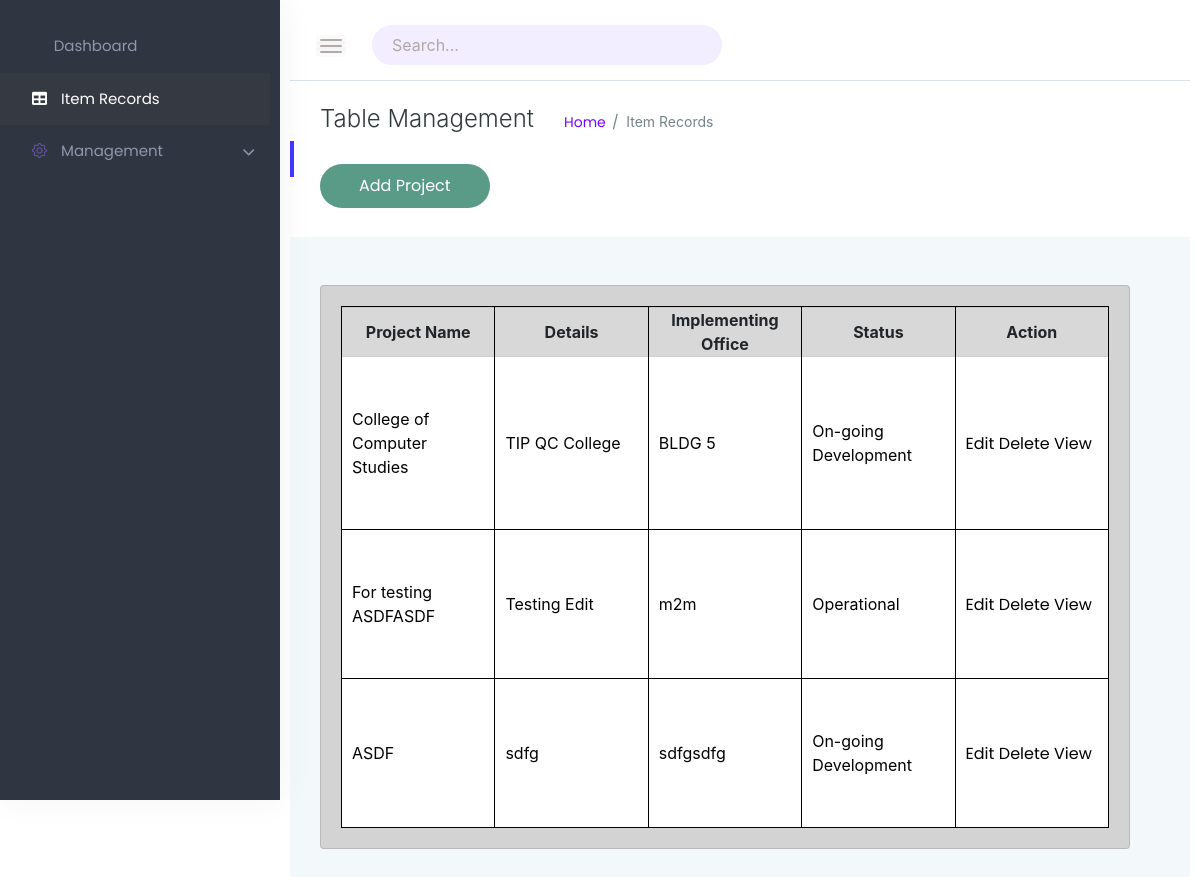
The page /table.php (signed in) on the database as committed earlier.
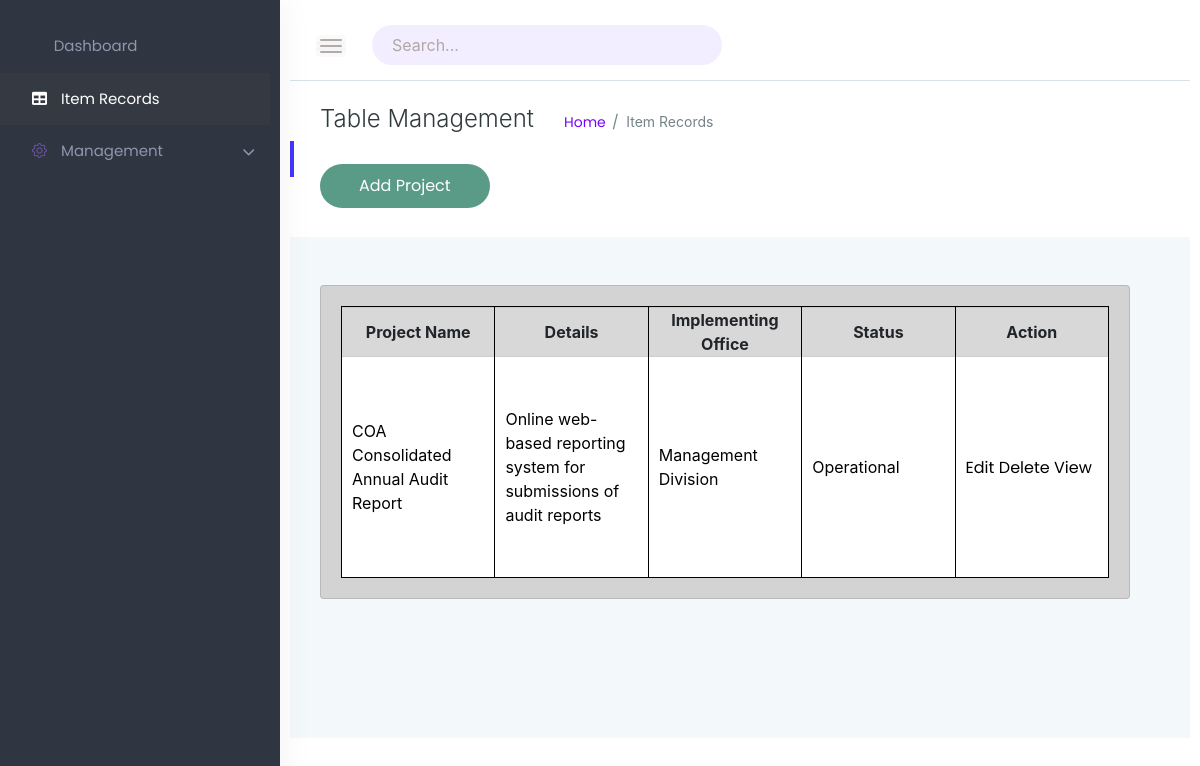
The same page on the database as committed later.
### tables this page shows
CREATE TABLE `products` (
  `product_id` int(11) NOT NULL,
  `product_name` varchar(255) NOT NULL,
  `product_sname` varchar(255) NOT NULL,
  `details` varchar(255) NOT NULL,
  `implementing_office` varchar(255) NOT NULL,
  `dev_mode` varchar(255) NOT NULL,
  `developer` varchar(255) NOT NULL,
  `frontend` varchar(255) NOT NULL,
  `backend` varchar(255) NOT NULL,
  `status` varchar(255) NOT NULL,
  `remarks` varchar(255) NOT NULL,
  `serverhid` varchar(255) NOT NULL,
  `IsDeleted` int(11) NOT NULL DEFAULT 0
);

### table.php (the view, shortened to what this page needs)
<!doctype html>
<html class="no-js" lang="en">
<head>
    <link rel="stylesheet" href="https://cdn.jsdelivr.net/npm/bootstrap-icons@1.7.2/font/bootstrap-icons.css">
    <link rel="stylesheet" href="assets/css/bootstrap.min.css">
    <link rel="stylesheet" href="assets/css/font-awesome.min.css">
    <link rel="stylesheet" href="assets/css/themify-icons.css">
    <link rel="stylesheet" href="assets/css/metisMenu.css">
    <link rel="stylesheet" href="assets/css/owl.carousel.min.css">
    <link rel="stylesheet" href="assets/css/slicknav.min.css">
    <link rel="stylesheet" href="https://cdn.jsdelivr.net/npm/bootstrap-icons@1.7.2/font/bootstrap-icons.css">
    <link rel="stylesheet" href="https://www.amcharts.com/lib/3/plugins/export/export.css" type="text/css" media="all" />
    <link rel="stylesheet" href="assets/css/typography.css">
    <link rel="stylesheet" href="assets/css/default-css.css">
    <link rel="stylesheet" href="assets/css/styles.css">
    <link rel="stylesheet" href="assets/css/responsive.css">
	<link rel="stylesheet" href="https://use.fontawesome.com/releases/v5.3.1/css/all.css">
</head>
<body>
    <div class="page-container">
        <div class="sidebar-menu">
            <div class="main-menu">
                <div class="menu-inner">
                    <nav>
                        <ul class="metismenu" id="menu">
                            <li>
                                <a href="index.php" aria-expanded="true"><i class="ti-dashboard"></i><span>dashboard</span></a>
                            </li>
                            <li class="active">
                                <a href="table.php" aria-expanded="true"><i class="fa fa-table"></i>
                                    <span>Item Records</span></a>
                            </li>
                            <li>
                                <a href="table.php" aria-expanded="true"><i class="bi bi-gear"></i>
                                    <span>Management</span></a>
                            </li>
                        </ul>
                    </nav>
                </div>
            </div>
        </div>
        <div class="main-content">
            <div class="header-area">
                <div class="row align-items-center">
                    <div class="col-md-6 col-sm-8 clearfix">
                        <div class="nav-btn pull-left">
                            <span></span>
                            <span></span>
                            <span></span>
                        </div>
                        <div class="search-box pull-left">
                            <form action="#">
                                <input type="text" name="search" placeholder="Search..." required>
                                <i class="ti-search"></i>
                            </form>
                        </div>
                    </div>
                    <div class="col-md-6 col-sm-4 clearfix">
                    </div>
                </div>
            </div>
            <div class="page-title-area">
                <div class="row align-items-center">
                    <div class="col-sm-6">
                        <div class="breadcrumbs-area clearfix">
                            <br>
                            <h4 class="page-title pull-left">Table Management</h4>
                            <ul class="breadcrumbs pull-left">
                                <li><a href="index.php">Home</a></li>
                                <li><span>Item Records</span></li>
                            </ul>
                        </div>
                        <a href="addproject.php" class="button-submit">Add Project</a>
                        <br><br>
                    </div>
                </div>
            </div>
            <div style="background-color: transparent;">
            <div class="main-content-inner">
                <div class="row">
                    <div class="col-lg-6 mt-5">
                        <div class="card">
                            <div class="card-body">
                                <div class="single-table" style="border-top: 0.5px solid black">
                                    <div class="table-responsive">
                                        <table class="table text-dark text-center">
                                            <thead class="text-uppercase">
                                                <tr class="table-active">
                                                    <?php
$mysqli = mysqli_connect('localhost', 'root', '', 'inventorymanagement');
$columns = array('product_id');
$column = isset($_GET['column']) && in_array($_GET['column'], $columns) ? $_GET['column'] : $columns[0];
$sort_order = isset($_GET['order']) && strtolower($_GET['order']) == 'desc' ? 'DESC' : 'ASC';
if ($result = $mysqli->query('SELECT * FROM products WHERE IsDeleted = 0 ORDER BY ' .  $column . ' ' . $sort_order)) {
	?>
	<!DOCTYPE html>
	<html>
		<head>
			<link rel="stylesheet" href="https://use.fontawesome.com/releases/v5.3.1/css/all.css">
		</head>
		<body>
			<table >
				<tr >
                    <th scope="col">Project Name</th>
                    <th scope="col">Details</th>
                    <th style="size:55px" scope="col">Implementing Office</th>
                    <th scope="col">Status</th>
                    <th scope="col">Action</th>
                </tr>
                <?php while ($row = $result->fetch_assoc()): ?>
				<tr>
                <td><?php echo $row["product_name"] ?></td>
                      <td><?php echo $row["details"]  ?></td>
                      <td><?php echo $row["implementing_office"] ?></td>
                      <td><?php echo $row["status"]  ?></td>
                      <td> <a href="up"Edit</a><a style="color: black; " href="edit.php?id=<?php echo $row["product_id"] ?>">Edit</a> <a href="up"Edit</a><a onclick='javascipt:confirmationDelete($(this));return false;' style="color: black;" href="delete.php?id=<?php echo $row["product_id"] ?>">Delete</a><a style="color: black;" href="read.php?id=<?php echo $row["product_id"] ?>"> View</a></td>
				</tr>
				<?php endwhile; ?>
			</table>
		</body>
	</html>
	<?php
}
?>
<html>
<head>
	<link rel="stylesheet" type="text/css" href="styles.css">
	<link rel="stylesheet" href="https://maxcdn.bootstrapcdn.com/bootstrap/4.0.0-alpha.6/css/bootstrap.min.css">
</head>
</html>
    </div>
</body>
</html>

### assets/css/styles.css (style rules this page uses)
.page-container { width: 100%; height: 100%; min-height: 100vh; padding-left: 280px; -webkit-transition: padding-left 0.3s ease 0s; transition: padding-left 0.3s ease 0s; }
.card { border: none; border-radius: 4px; background-color: #fff; -webkit-transition: all 0.3s ease 0s; transition: all 0.3s ease 0s; }
.card-body { padding: 25.6px; padding: 1.6rem; }
.main-content { width: 100%; background: #F3F8FB; }
.main-content-inner { padding: 0 30px 50px; }
.sidebar-menu { position: fixed; left: 0; top: 0; z-index: 99; height: 100vh; width: 280px; overflow: hidden; background: #303641; box-shadow: 2px 0 32px rgba(0, 0, 0, 0.05); -webkit-transition: all 0.3s ease 0s; transition: all 0.3s ease 0s; }
.main-menu { height: calc(100% - 100px); overflow: hidden; padding: 20px 10px 0 0; -webkit-transition: all 0.3s ease 0s; transition: all 0.3s ease 0s; }
.menu-inner { overflow-y: scroll; height: 100%; }
.metismenu >li >a { padding-left: 32px!important; }
.metismenu li a { position: relative; display: block; color: #8d97ad; font-size: 15px; text-transform: capitalize; padding: 15px 15px; letter-spacing: 0; font-weight: 400; }
.metismenu li a i { color: #6a56a5; -webkit-transition: all 0.3s ease 0s; transition: all 0.3s ease 0s; }
.metismenu li a:after { position: absolute; content: '\f107'; font-family: fontawesome; right: 15px; top: 12px; color: #8d97ad; font-size: 20px; }
.metismenu li.active>a:after { content: '\f106'; }
.metismenu li a:only-child:after { content: ''; }
.metismenu li a span { margin-left: 10px; }
.metismenu li.active>a, .metismenu li:hover>a { color: #fff; }
.metismenu >li:hover>a, .metismenu >li.active>a { color: #fff; background: #343942; }
.metismenu li:hover>a, .metismenu li.active>a { color: #fff; }
.metismenu li:hover>a i, .metismenu li.active>a i { color: #fff; }
.header-area { padding: 15px 30px; background: #fff; border-bottom: 1px solid #d8e3e7; }
.nav-btn { margin-right: 30px; margin-top: 10px; cursor: pointer; }
.nav-btn span { display: block; width: 22px; height: 2px; background: #b3aaaa; margin: 4px 0; border-radius: 15px; -webkit-transition: all 0.3s ease 0s; transition: all 0.3s ease 0s; box-shadow: 0 0 0 4px rgba(99, 96, 96, 0.03); }
.search-box form { position: relative; }
.search-box input { width: 350px; border-radius: 33px; border: none; height: 40px; padding-left: 20px; padding-right: 40px; letter-spacing: 0; background: #f3eeff; }
.search-box form i { position: absolute; right: 21px; top: 14px; font-size: 14px; color: #b1a7a7; }
.page-title-area { padding: 0 30px; background: #fff; position: relative; }
.page-title-area:before { content: ''; position: absolute; left: 0; top: 50%; width: 4px; height: 36px; background: var(--primary-color); -webkit-transform: translateY(-50%); transform: translateY(-50%); }
.page-title { font-size: 24px; font-weight: 300; color: #313b3d; letter-spacing: 0; margin-right: 30px; }
ul.breadcrumbs { margin-top: 4px; }
.breadcrumbs li { display: inline-block; }
.breadcrumbs li a, .breadcrumbs li span { display: block; font-size: 14px; font-weight: 400; color: #7801ff; letter-spacing: 0; margin-right: 16px; position: relative; }
.breadcrumbs li a:before { content: '/'; color: #768387; position: absolute; right: -13px; top: 0; }
.breadcrumbs li span { margin-right: 0; color: #768387; text-transform: capitalize; }
.single-table .table { margin-bottom: 0; }
table tr th { border-bottom: none; }
table tr th, table tr td { border-top: 1px solid rgba(120, 130, 140, 0.13) !important; }

### assets/css/responsive.css (style rules this page uses)
@media (min-width: 1200px) and (max-width: 1364px) { .sidebar-menu { position: fixed; left: -90%; top: 0; height: 100vh; width: 365px; } }
@media (min-width: 1200px) and (max-width: 1364px) { .main-content-inner { padding: 0 15px 50px; } }
@media (min-width: 1200px) and (max-width: 1364px) { .page-container, .sbar_collapsed.page-container { padding-left: 0; } }

Rows that differ between the two databases and show on the page:
removed products: product_name "College of Computer Studies", details "TIP QC College", implementing_office "BLDG 5", status "On-going Development"
removed products: product_name "For testing ASDFASDF", details "Testing Edit", implementing_office "m2m", status "Operational"
removed products: product_name "ASDF", details "sdfg", implementing_office "sdfgsdfg", status "On-going Development"
added products: product_name "COA Consolidated Annual Audit Report", details "Online web-based reporting system for submissions of audit reports", implementing_office "Management Division", status "Operational"
